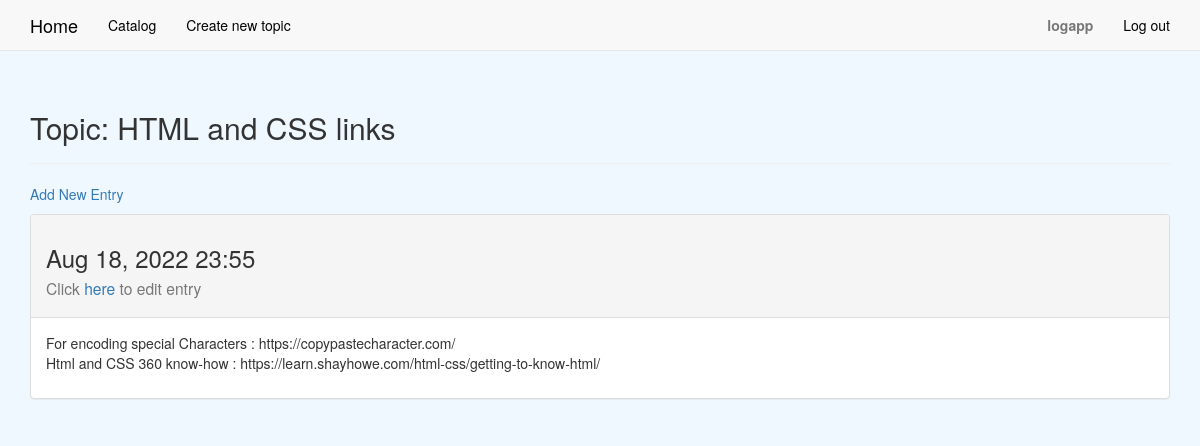
The page /topics/19/ (signed in) on the database its author committed.
### learning_logs/models.py (models this page shows, shortened)
class Topic(models.Model):
    text = models.CharField(max_length=500)
    date_added = models.DateTimeField(auto_now_add=True)
    owner = models.ForeignKey(User, null=True, on_delete=models.SET_NULL)
    def __str__(self):
        return self.text

class Entry(models.Model):
    topic = models.ForeignKey(Topic, null=True, on_delete=models.SET_NULL)
    text = models.TextField()
    date_added = models.DateTimeField(auto_now_add=True)
    class Meta:
        verbose_name_plural = 'entries'

### learning_logs/views.py (the view)
# urls.py: path('topics/<int:Topic_id>/', views.topic, name='topic'),
@login_required
def topic(request,Topic_id):
    topic = Topic.objects.get(id=Topic_id)
    if topic.owner != request.user:
        raise Http404
    entries = topic.entry_set.order_by('-date_added')
    context = {
        'topic' : topic,
        'entries' : entries
    }
    return render(request, 'learning_logs/topic.html', context=context)

### learning_logs/template/learning_logs/topic.html (shortened to what this page needs)
{% extends "learning_logs/base.html" %}
{% block header %}
    <h2>
        Topic: {{ topic }}
    </h2>
{% endblock header %}
{% block content %}
<p>
    <a href="{% url 'new_entry' topic.id %}">Add New Entry</a>
</p>
{% for entry in entries %}
    <div class="panel panel-default">
        <div class="panel-heading">
            <h3>
                <p>{{ entry.date_added|date:'M d, Y H:i' }}</p>
                <small>
                    <P>Click <a href="{% url 'edit_entry' entry.id %}">here </a>to edit entry</P>
                </small>
            </h3>
        </div>
        <div class="panel-body">
            {{ entry.text|linebreaks }}
        </div>
    </div>
{% endfor %}
{% endblock content %}

### learning_logs/template/learning_logs/base.html (shortened to what this page needs)
{% load bootstrap3 %}
<!DOCTYPE html>
<html lang="en-US">
    <head>
        {% bootstrap_css %}
    </head>
    <body style="background-color:aliceblue !important;">
        <nav class="navbar navbar-default navbar-static-top">
        <div class="container">
            <div class="navbar-header">
                    <a class="navbar-brand" href="{% url 'Home' %}" style="color: black;">Home</a>
            </div>
            <div id="navbar" class="navbar-collapse collapse">
                <ul class="nav navbar-nav">
                    <li><a href="{% url 'Topic' %}"  style="color: black;">Catalog</a></li>
                </ul>
                <ul class="nav navbar-nav">
                    <li><a href="{% url 'new_topic' %}" style="color: black;">Create new topic</a></li>
                </ul>
                <ul class="nav navbar-nav navbar-right">
                    {% if user.is_authenticated %}
                        <li><a><strong>{{ user.username }}</strong></a></li>
                        <li><a href="{% url 'logout' %}"  style="color: black;">Log out</a></li>
                    {% else %}
                        <li><a href="{% url 'register' %}" style="color: black;">Sign Up</a></li>
                        <li><a href="{% url 'login' %}" style="color: black;">Log in</a></li>
                    {% endif %}
                </ul>
            </div>
        </div>
        </nav>
        <div class="container">
            <div class="page-header">
                {% block header %}
                {% endblock header %}
            </div>
            <div>
                {% block content %}
                {% endblock content %}
            </div>
        </div>
    </body>
</html>

### rows shown on the page
Topic: text "HTML and CSS links"
Entry: date_added "Aug 18, 2022 23:55", text "For encoding special Characters : https://copypastecharacter.com/ Html and CSS 360 know-how : https://learn.shayhowe.com/html-css/getting-to-know-html/"

### other values the page prints
{{ user.username }} "logapp"
